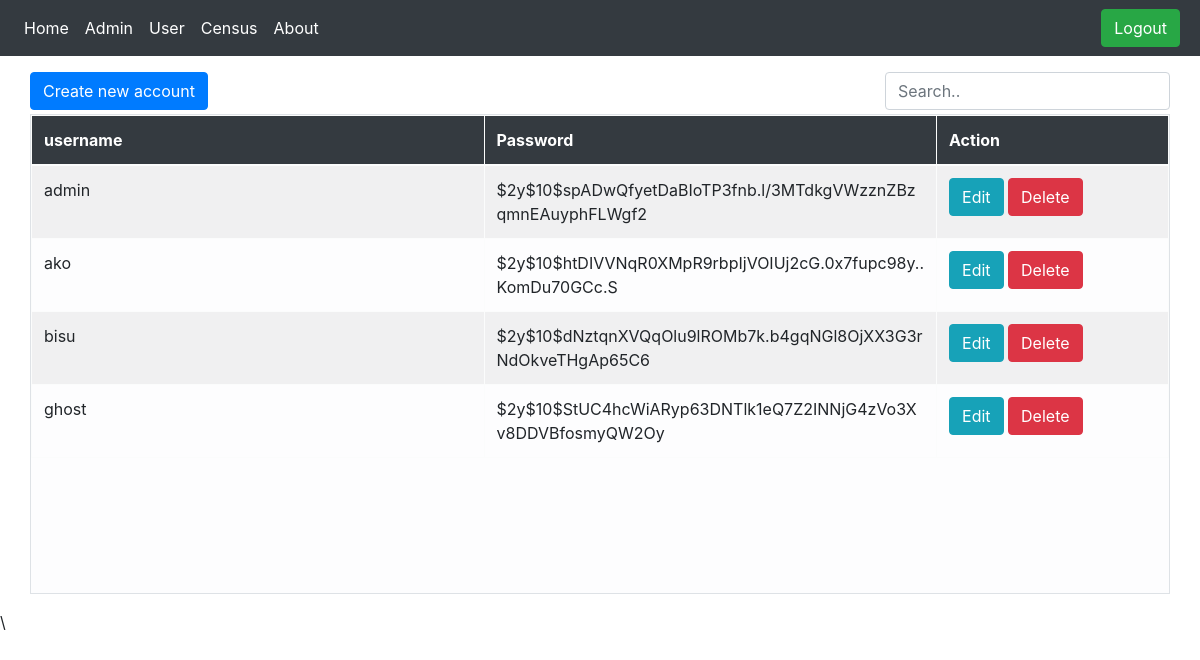
/admin/admin_setting.php (signed in), run on the app's committed database.
### tables this page shows
CREATE TABLE `users` (
  `id` int(11) NOT NULL,
  `username` varchar(255) NOT NULL,
  `password` varchar(255) NOT NULL,
  `usertype` varchar(255) NOT NULL
);

### admin/admin_setting.php (the view, shortened to what this page needs)
<?php
require_once '../includes/admin/HF/header.php';
?>
<div class="container">
    <?php
    $mysqli = new mysqli('localhost', 'root', '', 'brgydb') or die(mysqli_error($mysqli));
    $result = $mysqli->query("SELECT * FROM users") or die($mysqli->error);
    ?>
    <div class="row justify-content-center">
        <div class="d-flex justify-content-between w-100">
            <button type="submit" class="btn btn-primary createbtn mt-3 mb-1" name="create">Create new account</button>
            <input class="form-control w-25 mt-3 mb-1" id="admin-search" type="text" placeholder="Search..">
        </div>
        <table class="table table-responsive table-light table-striped table-bordered" style="overflow:scroll; height:60vh; word-break: break-all;   overflow-x: hidden;">
            <thread>
                <tr class="bg-dark text-white">
                    <th style="width:10%">username</th>
                    <th style="width:10%">Password</th>
                    <th colspan="2" style="width:5%">Action</th>
                </tr>
            </thread>
            <tbody id="adminTable">
                <?php
                while ($row = $result->fetch_assoc()) :
                ?>
                    <?php
                    $type = $row['usertype'];
                    if ($type == 'admin') :
                    ?>
                        <tr>
                            <td><?php echo $row['username']; ?></td>
                            <td><?php echo $row['password']; ?></td>
                            <td>
                                <button type="button" class="btn btn-info editbtn">Edit</button>
                                <a href="admin_setting.php?delete=<?php echo $row['id']; ?>" class="btn btn-danger">Delete</a>
                            </td>
                        </tr>
                    <?php endif ?>
                <?php endwhile; ?>
            </tbody>
        </table>
    </div>
</div>
<?php require_once '../includes/admin/HF/footer.php'; ?>
</body>
</html>

### includes/admin/HF/header.php (shortened to what this page needs)
<!DOCTYPE html>
<html lang="en">
<head>
    <link rel="stylesheet" href="https://maxcdn.bootstrapcdn.com/bootstrap/4.5.2/css/bootstrap.min.css">
    <link rel="stylesheet" href="http://code.jquery.com/ui/1.11.4/themes/smoothness/jquery-ui.css">
    <link rel="stylesheet" href="../includes/stylesheet/style.css">
</head>
<body>
    <nav class="navbar navbar-expand-sm bg-dark navbar-dark ">
        <ul class="navbar-nav">
            <li class="nav-item active"><a class="nav-link" href="admin.php">Home</a></li>
            <li class="nav-item active"><a class="nav-link" href="admin_setting.php">Admin</a></li>
            <li class="nav-item active"><a class="nav-link" href="user.php">User</a></li>
            <li class="nav-item active"><a class="nav-link" href="census.php">Census</a></li>
            <li class="nav-item active"><a class="nav-link" href="About.php">About</a></li>
        </ul>
        <a class="btn btn-success ml-auto mr-1" href="../logout.php">Logout</a>
    </nav>

### includes/admin/HF/footer.php (shortened to what this page needs)
<script src="../includes/admin/scripts/modals-script.js"></script>\

### data on the page
users: username "admin", password "$2y$10$spADwQfyetDaBIoTP3fnb.l/3MTdkgVWzznZBzqmnEAuyphFLWgf2"
users: username "ako", password "$2y$10$htDIVVNqR0XMpR9rbpIjVOIUj2cG.0x7fupc98y..KomDu70GCc.S"
users: username "bisu", password "$2y$10$dNztqnXVQqOlu9lROMb7k.b4gqNGl8OjXX3G3rNdOkveTHgAp65C6"
users: username "ghost", password "$2y$10$StUC4hcWiARyp63DNTlk1eQ7Z2INNjG4zVo3Xv8DDVBfosmyQW2Oy"
